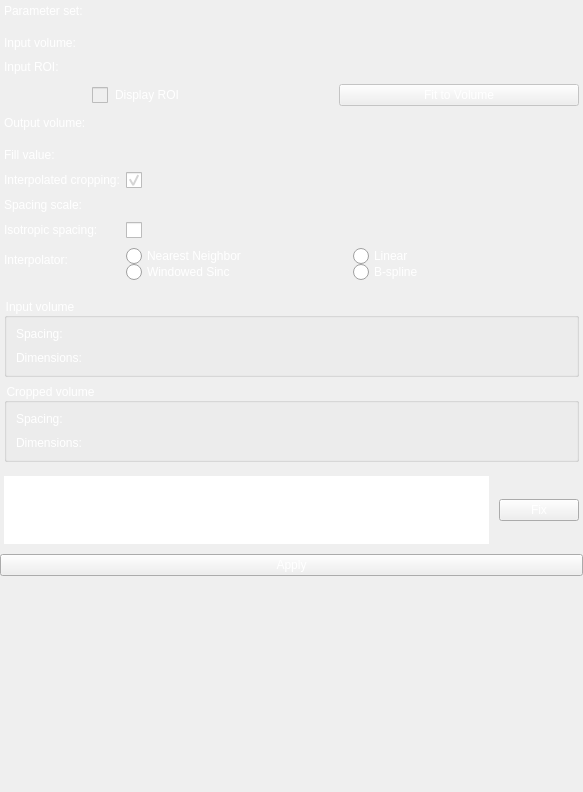
 <widget class="qSlicerWidget" name="qSlicerCropVolumeModuleWidget">
  <property name="geometry">
   <rect>
    <x>0</x>
    <y>0</y>
    <width>583</width>
    <height>792</height>
   </rect>
  </property>
  <property name="windowTitle">
   <string>Crop Volume</string>
  </property>
  <property name="styleSheet">
   <string notr="true">QComboBox {
	color: rgb(255, 255, 255);
    background: #191925;
	border: 1px solid #5c5c74;
	font: 10pt &quot;Microsoft YaHei&quot;;
	height: 21px;
}

QComboBox QAbstractItemView {
    outline: 0px solid gray;     
    color: rgb(255, 255, 255);
    background-color: rgb(60, 60, 90);   
    selection-background-color: rgb(105, 135, 213);  
}

QComboBox QAbstractItemView::item:hover {
    color: rgb(255, 255, 255);
    background-color: rgb(105, 135, 213);
}

QComboBox QAbstractItemView::item:selected {
    color: rgb(255, 255, 255);
    background-color: rgb(105, 135, 213);
}

QComboBox:hover{
	background-color: rgb(105, 135, 213);
}

QComboBox::drop-down {
	subcontrol-origin: padding;
    subcontrol-position: top right;
    /*width: 20px;*/
 	
    /*border-left-width: 1px;
    border-left-color: darkgray;
    border-left-style: solid;*/ /* just a single line */
    border-top-right-radius: 3px; /* same radius as the QComboBox */
    border-bottom-right-radius: 3px;
}

QComboBox::down-arrow {
	image: url(:/Icons/comboBoxDown1.png);
}

QSpinBox {
	/* 为箭头保留空间 */
	/*padding-right:20px;*/
	color: rgb(255, 255, 255);
	background: #1a1a26;
	border: 1px solid #5c5c74;
	font: 10pt &quot;Microsoft YaHei&quot;;
	min-height:21px;
	max-height:21px;
}

/* 向上按钮 */
QSpinBox::up-button {
	subcontrol-origin:border;
	subcontrol-position:top right;
	width:16px;
	border-width:1px;
}

QSpinBox::up-button:hover {
	background-color: rgb(105, 135, 213);
}

QSpinBox::down-button {
	subcontrol-origin:border;
	subcontrol-position:bottom right;
	width:16px;
	border-width:1px;
	border-top-width:0;
}

/* 向下按钮 */
QSpinBox::down-button:hover {
	background-color: rgb(105, 135, 213);
}

/* 向下按钮里的小箭头 */
QSpinBox::down-arrow {
	image:url(:/Icons/SpinboxDown.png);
	width:7px;
	height:4px;
}

/* 向上按钮里的小箭头 */
QSpinBox::up-arrow {
	image:url(:/Icons/SpinboxUp.png);
	width:7px;
	height:4px;
}


QDoubleSpinBox {
	/* 为箭头保留空间 */
	padding-right:20px;
	background: #1a1a26;
	border: 1px solid #5c5c74;
	color: rgb(255, 255, 255);

	min-height:21px;
	max-height:21px;
}

/* 向上按钮 */
QDoubleSpinBox::up-button {
	subcontrol-origin:border;
	subcontrol-position:top right;
	width:16px;
	border-width:1px;
}

QDoubleSpinBox::up-button:hover {
	background-color: rgb(105, 135, 213);
}

QDoubleSpinBox::down-button {
	subcontrol-origin:border;
	subcontrol-position:bottom right;
	width:16px;
	border-width:1px;
	border-top-width:0;
}

/* 向下按钮 */
QDoubleSpinBox::down-button:hover {
	background-color: rgb(105, 135, 213);
}

/* 向下按钮里的小箭头 */
QDoubleSpinBox::down-arrow {
	image:url(:/Icons/SpinboxDown.png);
	width:7px;
	height:4px;
}

/* 向上按钮里的小箭头 */
QDoubleSpinBox::up-arrow {
	image:url(:/Icons/SpinboxUp.png);
	width:7px;
	height:4px;
}


QRadioButton {
    spacing: 5px;
    font: 12pt &quot;Microsoft YaHei&quot;; 
	color: rgb(255, 255, 255);
}
 
QRadioButton::indicator {  
    width: 16px;
    height: 16px;
}
 
QRadioButton::indicator:checked {  
	image: url(:/Icons/RadioButtonSg1.png);
}
 
QRadioButton::indicator:unchecked {  
    image: url(:/Icons/RadioButtonSg.png);
}

QTableView
{
    alternate-background-color:#e3edf9;
    gridline-color: #5c5c74;
	background: #191925;
	border: 1px solid #5c5c74;
	selection-background-color: #6987d5;
	font: 11pt &quot;Microsoft YaHei&quot;;
	color: rgb(255, 255, 255);
}
 
QHeaderView::section
{
    background: #191925;
	border: 1px solid #5c5c74;
	background-color:transparent
}

QTreeView
{
	background: #191925;
}

QTreeView::item{
	height: 26;
	alternate-background-color:#e3edf9;
	gridline-color: #5c5c74;
	selection-background-color: #6987d5;
	font: 11pt &quot;Microsoft YaHei&quot;;
	color: rgb(255, 255, 255);
} 

QSlider::groove:horizontal {
	border: 1px solid #41507D;
	background: #41507D;
	height:	2px;
	margin: 0px 0;
	left: 5px; right: 5px;
}

QSlider::handle:horizontal {
	border: 0px ;
	width: 10px;
	margin: -7px -7px -7px -7px;
	background: #e6edff;
}

QSlider::add-page:horizontal{
	background: #41507d;
	min-height: 2px;
	max-height: 2px;

}

QSlider::sub-page:horizontal{
	background: #6987d5;
	min-height: 2px;
	max-height: 2px; 
}

QCheckBox {
	color: rgb(255, 255, 255);
    spacing: 7px;/*复选框文本与勾选框（就是左边的勾选小框框，自己瞎叫的）的距离*/
}

QCheckBox::indicator {
    width: 16px;/*勾选框的大小*/
    height: 16px;
}
/*勾选框未选中时的图像*/
QCheckBox::indicator:unchecked {
    image: url(:/Icons/CheckBoxImage1.png);
}

/*勾选框选中时的图像*/
QCheckBox::indicator:checked {
    image: url(:/Icons/CheckBoxImage.png);
}

QWidget{
	color: #ffffff;
	font: 10pt &quot;Microsoft YaHei&quot;;
}

</string>
  </property>
  <layout class="QVBoxLayout" name="verticalLayout">
   <property name="spacing">
    <number>10</number>
   </property>
   <property name="leftMargin">
    <number>0</number>
   </property>
   <property name="topMargin">
    <number>0</number>
   </property>
   <property name="rightMargin">
    <number>0</number>
   </property>
   <property name="bottomMargin">
    <number>0</number>
   </property>
   <item>
    <widget class="ctkCollapsibleButton" name="ParameterSetCollapsibleButton" native="true">
     <property name="sizePolicy">
      <sizepolicy hsizetype="Minimum" vsizetype="Maximum">
       <horstretch>0</horstretch>
       <verstretch>0</verstretch>
      </sizepolicy>
     </property>
     <property name="text" stdset="0">
      <string>Crop Volume</string>
     </property>
     <property name="collapsedHeight" stdset="0">
      <number>6</number>
     </property>
     <layout class="QFormLayout" name="parametersFormLayout_3">
      <property name="fieldGrowthPolicy">
       <enum>QFormLayout::AllNonFixedFieldsGrow</enum>
      </property>
      <property name="verticalSpacing">
       <number>6</number>
      </property>
      <property name="leftMargin">
       <number>4</number>
      </property>
      <property name="topMargin">
       <number>4</number>
      </property>
      <property name="rightMargin">
       <number>4</number>
      </property>
      <property name="bottomMargin">
       <number>4</number>
      </property>
      <item row="0" column="0">
       <widget class="QLabel" name="ParameterNodeLabel">
        <property name="text">
         <string>Parameter set:</string>
        </property>
       </widget>
      </item>
      <item row="0" column="1">
       <widget class="qMRMLNodeComboBox" name="ParametersNodeComboBox" native="true">
        <property name="sizePolicy">
         <sizepolicy hsizetype="Expanding" vsizetype="Preferred">
          <horstretch>0</horstretch>
          <verstretch>0</verstretch>
         </sizepolicy>
        </property>
        <property name="nodeTypes" stdset="0">
         <stringlist>
          <string>vtkMRMLCropVolumeParametersNode</string>
         </stringlist>
        </property>
        <property name="showHidden" stdset="0">
         <bool>true</bool>
        </property>
        <property name="noneEnabled" stdset="0">
         <bool>true</bool>
        </property>
        <property name="addEnabled" stdset="0">
         <bool>true</bool>
        </property>
        <property name="renameEnabled" stdset="0">
         <bool>true</bool>
        </property>
       </widget>
      </item>
     </layout>
    </widget>
   </item>
   <item>
    <widget class="ctkCollapsibleButton" name="InputOutputCollapsibleButton" native="true">
     <property name="sizePolicy">
      <sizepolicy hsizetype="Minimum" vsizetype="Maximum">
       <horstretch>0</horstretch>
       <verstretch>0</verstretch>
      </sizepolicy>
     </property>
     <property name="text" stdset="0">
      <string>IO</string>
     </property>
     <property name="collapsedHeight" stdset="0">
      <number>6</number>
     </property>
     <layout class="QFormLayout" name="parametersFormLayout">
      <property name="fieldGrowthPolicy">
       <enum>QFormLayout::AllNonFixedFieldsGrow</enum>
      </property>
      <property name="verticalSpacing">
       <number>10</number>
      </property>
      <property name="leftMargin">
       <number>4</number>
      </property>
      <property name="topMargin">
       <number>4</number>
      </property>
      <property name="rightMargin">
       <number>4</number>
      </property>
      <property name="bottomMargin">
       <number>4</number>
      </property>
      <item row="0" column="0">
       <widget class="QLabel" name="InputVolumeLabel">
        <property name="text">
         <string>Input volume:</string>
        </property>
       </widget>
      </item>
      <item row="0" column="1">
       <widget class="qMRMLNodeComboBox" name="InputVolumeComboBox" native="true">
        <property name="sizePolicy">
         <sizepolicy hsizetype="Expanding" vsizetype="Preferred">
          <horstretch>0</horstretch>
          <verstretch>0</verstretch>
         </sizepolicy>
        </property>
        <property name="nodeTypes" stdset="0">
         <stringlist>
          <string>vtkMRMLScalarVolumeNode</string>
         </stringlist>
        </property>
        <property name="noneEnabled" stdset="0">
         <bool>false</bool>
        </property>
        <property name="addEnabled" stdset="0">
         <bool>false</bool>
        </property>
        <property name="renameEnabled" stdset="0">
         <bool>true</bool>
        </property>
       </widget>
      </item>
      <item row="1" column="0">
       <widget class="QLabel" name="InputROILabel">
        <property name="text">
         <string>Input ROI:</string>
        </property>
       </widget>
      </item>
      <item row="1" column="1">
       <widget class="qMRMLNodeComboBox" name="InputROIComboBox" native="true">
        <property name="sizePolicy">
         <sizepolicy hsizetype="Expanding" vsizetype="Preferred">
          <horstretch>0</horstretch>
          <verstretch>0</verstretch>
         </sizepolicy>
        </property>
        <property name="nodeTypes" stdset="0">
         <stringlist>
          <string>vtkMRMLAnnotationROINode</string>
         </stringlist>
        </property>
        <property name="baseName" stdset="0">
         <string>Crop Volume ROI</string>
        </property>
        <property name="noneEnabled" stdset="0">
         <bool>false</bool>
        </property>
        <property name="editEnabled" stdset="0">
         <bool>true</bool>
        </property>
        <property name="renameEnabled" stdset="0">
         <bool>true</bool>
        </property>
        <property name="noneDisplay" stdset="0">
         <string>Select region of interest</string>
        </property>
       </widget>
      </item>
      <item row="2" column="1">
       <layout class="QHBoxLayout" name="horizontalLayout_4">
        <property name="spacing">
         <number>6</number>
        </property>
        <property name="bottomMargin">
         <number>0</number>
        </property>
        <item>
         <widget class="ctkCheckBox" name="VisibilityButton">
          <property name="enabled">
           <bool>false</bool>
          </property>
          <property name="text">
           <string>Display ROI</string>
          </property>
          <property name="indicatorIcon" stdset="0">
           <iconset resource="../../../../../Libs/MRML/Widgets/Resources/qMRMLWidgets.qrc">
            <normaloff>:/Icons/VisibleOn.png</normaloff>
            <normalon>:/Icons/VisibleOff.png</normalon>:/Icons/VisibleOn.png</iconset>
          </property>
          <property name="indicatorIconSize" stdset="0">
           <size>
            <width>21</width>
            <height>21</height>
           </size>
          </property>
         </widget>
        </item>
        <item>
         <widget class="QPushButton" name="ROIFitPushButton">
          <property name="enabled">
           <bool>false</bool>
          </property>
          <property name="text">
           <string>Fit to Volume</string>
          </property>
          <property name="icon">
           <iconset resource="../../../../../Libs/MRML/Widgets/Resources/qMRMLWidgets.qrc">
            <normaloff>:/Icons/ViewCenter.png</normaloff>:/Icons/ViewCenter.png</iconset>
          </property>
         </widget>
        </item>
       </layout>
      </item>
      <item row="3" column="0">
       <widget class="QLabel" name="OutputVolumeLabel">
        <property name="text">
         <string>Output volume:</string>
        </property>
       </widget>
      </item>
      <item row="3" column="1">
       <widget class="qMRMLNodeComboBox" name="OutputVolumeComboBox" native="true">
        <property name="sizePolicy">
         <sizepolicy hsizetype="Expanding" vsizetype="Preferred">
          <horstretch>0</horstretch>
          <verstretch>0</verstretch>
         </sizepolicy>
        </property>
        <property name="nodeTypes" stdset="0">
         <stringlist>
          <string>vtkMRMLScalarVolumeNode</string>
         </stringlist>
        </property>
        <property name="baseName" stdset="0">
         <string>Cropped volume</string>
        </property>
        <property name="noneEnabled" stdset="0">
         <bool>true</bool>
        </property>
        <property name="addEnabled" stdset="0">
         <bool>true</bool>
        </property>
        <property name="renameEnabled" stdset="0">
         <bool>true</bool>
        </property>
        <property name="noneDisplay" stdset="0">
         <string>Create new volume</string>
        </property>
       </widget>
      </item>
     </layout>
    </widget>
   </item>
   <item>
    <widget class="ctkCollapsibleButton" name="InterpolationOptionsCollapsibleButton" native="true">
     <property name="sizePolicy">
      <sizepolicy hsizetype="Minimum" vsizetype="Maximum">
       <horstretch>0</horstretch>
       <verstretch>0</verstretch>
      </sizepolicy>
     </property>
     <property name="text" stdset="0">
      <string>Advanced</string>
     </property>
     <property name="collapsed" stdset="0">
      <bool>false</bool>
     </property>
     <property name="collapsedHeight" stdset="0">
      <number>6</number>
     </property>
     <layout class="QFormLayout" name="parametersFormLayout_2">
      <property name="fieldGrowthPolicy">
       <enum>QFormLayout::AllNonFixedFieldsGrow</enum>
      </property>
      <property name="verticalSpacing">
       <number>10</number>
      </property>
      <property name="leftMargin">
       <number>4</number>
      </property>
      <property name="topMargin">
       <number>4</number>
      </property>
      <property name="rightMargin">
       <number>4</number>
      </property>
      <property name="bottomMargin">
       <number>4</number>
      </property>
      <item row="1" column="0">
       <widget class="QLabel" name="IsotropicOutputVoxelLabel_2">
        <property name="text">
         <string>Interpolated cropping:</string>
        </property>
       </widget>
      </item>
      <item row="1" column="1">
       <widget class="QCheckBox" name="InterpolationEnabledCheckBox">
        <property name="toolTip">
         <string>Interpolate and pad the input volume to make the output image exactly the size of the ROI, with the requested spacing.</string>
        </property>
        <property name="text">
         <string/>
        </property>
        <property name="checked">
         <bool>true</bool>
        </property>
        <property name="tristate">
         <bool>false</bool>
        </property>
       </widget>
      </item>
      <item row="2" column="0">
       <widget class="QLabel" name="InputSpacingScalingConstantLabel">
        <property name="toolTip">
         <string>The voxel spacing in the output volume will be scaled by this value. Values larger than 1.0 will make the cropped volume lower resolution than the input volume. Values smaller than 1.0 will make the cropped volume higher resolution than the input volume.</string>
        </property>
        <property name="text">
         <string>Spacing scale:</string>
        </property>
       </widget>
      </item>
      <item row="2" column="1">
       <widget class="ctkDoubleSpinBox" name="SpacingScalingSpinBox" native="true">
        <property name="toolTip">
         <string>The voxel spacing in the output volume will be scaled by this value. Values larger than 1.0 will make the cropped volume lower resolution than the input volume. Values smaller than 1.0 will make the cropped volume higher resolution than the input volume.</string>
        </property>
        <property name="suffix" stdset="0">
         <string>x</string>
        </property>
        <property name="singleStep" stdset="0">
         <double>0.100000000000000</double>
        </property>
        <property name="value" stdset="0">
         <double>1.000000000000000</double>
        </property>
       </widget>
      </item>
      <item row="3" column="0">
       <widget class="QLabel" name="IsotropicOutputVoxelLabel">
        <property name="text">
         <string>Isotropic spacing:</string>
        </property>
       </widget>
      </item>
      <item row="3" column="1">
       <widget class="QCheckBox" name="IsotropicCheckbox">
        <property name="text">
         <string/>
        </property>
        <property name="checked">
         <bool>false</bool>
        </property>
        <property name="tristate">
         <bool>false</bool>
        </property>
       </widget>
      </item>
      <item row="4" column="0">
       <widget class="QLabel" name="InterpolatorLabel">
        <property name="text">
         <string>Interpolator:</string>
        </property>
       </widget>
      </item>
      <item row="4" column="1">
       <layout class="QGridLayout" name="gridLayout_3">
        <item row="1" column="1">
         <widget class="QRadioButton" name="BSRadioButton">
          <property name="toolTip">
           <string>High quality, slow</string>
          </property>
          <property name="text">
           <string>B-spline</string>
          </property>
         </widget>
        </item>
        <item row="0" column="0">
         <widget class="QRadioButton" name="NNRadioButton">
          <property name="toolTip">
           <string>Low quality, fastest</string>
          </property>
          <property name="text">
           <string>Nearest Neighbor</string>
          </property>
         </widget>
        </item>
        <item row="0" column="1">
         <widget class="QRadioButton" name="LinearRadioButton">
          <property name="toolTip">
           <string>Medium quality, medium speed</string>
          </property>
          <property name="text">
           <string>Linear</string>
          </property>
         </widget>
        </item>
        <item row="1" column="0">
         <widget class="QRadioButton" name="WSRadioButton">
          <property name="toolTip">
           <string>High quality, slow</string>
          </property>
          <property name="text">
           <string>Windowed Sinc</string>
          </property>
         </widget>
        </item>
       </layout>
      </item>
      <item row="0" column="0">
       <widget class="QLabel" name="FillValueLabel">
        <property name="text">
         <string>Fill value:</string>
        </property>
       </widget>
      </item>
      <item row="0" column="1">
       <widget class="ctkDoubleSpinBox" name="FillValueSpinBox" native="true">
        <property name="toolTip">
         <string>Voxel values outside the input volume will be filled with this value</string>
        </property>
        <property name="minimum" stdset="0">
         <double>-65536.000000000000000</double>
        </property>
        <property name="maximum" stdset="0">
         <double>65535.000000000000000</double>
        </property>
        <property name="singleStep" stdset="0">
         <double>10.000000000000000</double>
        </property>
       </widget>
      </item>
     </layout>
    </widget>
   </item>
   <item>
    <widget class="ctkCollapsibleButton" name="VolumeInformationCollapsibleButton" native="true">
     <property name="sizePolicy">
      <sizepolicy hsizetype="Minimum" vsizetype="Maximum">
       <horstretch>0</horstretch>
       <verstretch>0</verstretch>
      </sizepolicy>
     </property>
     <property name="text" stdset="0">
      <string>Volume information</string>
     </property>
     <property name="collapsed" stdset="0">
      <bool>true</bool>
     </property>
     <property name="collapsedHeight" stdset="0">
      <number>6</number>
     </property>
     <layout class="QVBoxLayout" name="verticalLayout_3">
      <property name="leftMargin">
       <number>4</number>
      </property>
      <property name="topMargin">
       <number>4</number>
      </property>
      <property name="rightMargin">
       <number>4</number>
      </property>
      <property name="bottomMargin">
       <number>4</number>
      </property>
      <item>
       <widget class="QGroupBox" name="InputVolumeInfoGroupBox">
        <property name="title">
         <string>Input volume</string>
        </property>
        <layout class="QGridLayout" name="gridLayout">
         <property name="verticalSpacing">
          <number>10</number>
         </property>
         <item row="1" column="1">
          <widget class="qMRMLCoordinatesWidget" name="InputDimensionsWidget" native="true">
           <property name="enabled">
            <bool>false</bool>
           </property>
           <property name="toolTip">
            <string>Output volume dimension after cropping</string>
           </property>
           <property name="decimals" stdset="0">
            <number>0</number>
           </property>
           <property name="minimum" stdset="0">
            <double>0.000000000000000</double>
           </property>
           <property name="maximum" stdset="0">
            <double>1000000.000000000000000</double>
           </property>
           <property name="coordinates" stdset="0">
            <string>0,0,0</string>
           </property>
          </widget>
         </item>
         <item row="0" column="1">
          <widget class="qMRMLCoordinatesWidget" name="InputSpacingWidget" native="true">
           <property name="enabled">
            <bool>false</bool>
           </property>
           <property name="toolTip">
            <string>Output volume spacing after cropping</string>
           </property>
           <property name="decimals" stdset="0">
            <number>4</number>
           </property>
           <property name="minimum" stdset="0">
            <double>0.000000000000000</double>
           </property>
           <property name="maximum" stdset="0">
            <double>1000000000.000000000000000</double>
           </property>
           <property name="coordinates" stdset="0">
            <string>0,0,0</string>
           </property>
           <property name="quantity" stdset="0">
            <string>length</string>
           </property>
          </widget>
         </item>
         <item row="1" column="0">
          <widget class="QLabel" name="InputDimensionsLabel">
           <property name="text">
            <string>Dimensions:</string>
           </property>
          </widget>
         </item>
         <item row="0" column="0">
          <widget class="QLabel" name="InputSpacingLabel">
           <property name="text">
            <string>Spacing:</string>
           </property>
          </widget>
         </item>
        </layout>
       </widget>
      </item>
      <item>
       <widget class="QGroupBox" name="OutputVolumeInfoGroupBox">
        <property name="title">
         <string>Cropped volume</string>
        </property>
        <layout class="QGridLayout" name="gridLayout_2">
         <property name="verticalSpacing">
          <number>10</number>
         </property>
         <item row="1" column="1">
          <widget class="qMRMLCoordinatesWidget" name="CroppedDimensionsWidget" native="true">
           <property name="enabled">
            <bool>false</bool>
           </property>
           <property name="toolTip">
            <string>Output volume dimension after cropping</string>
           </property>
           <property name="decimals" stdset="0">
            <number>0</number>
           </property>
           <property name="minimum" stdset="0">
            <double>0.000000000000000</double>
           </property>
           <property name="maximum" stdset="0">
            <double>1000000.000000000000000</double>
           </property>
           <property name="coordinates" stdset="0">
            <string>0,0,0</string>
           </property>
          </widget>
         </item>
         <item row="0" column="1">
          <widget class="qMRMLCoordinatesWidget" name="CroppedSpacingWidget" native="true">
           <property name="enabled">
            <bool>false</bool>
           </property>
           <property name="toolTip">
            <string>Output volume spacing after cropping</string>
           </property>
           <property name="decimals" stdset="0">
            <number>4</number>
           </property>
           <property name="minimum" stdset="0">
            <double>0.000000000000000</double>
           </property>
           <property name="maximum" stdset="0">
            <double>1000000000.000000000000000</double>
           </property>
           <property name="coordinates" stdset="0">
            <string>0,0,0</string>
           </property>
           <property name="quantity" stdset="0">
            <string>length</string>
           </property>
          </widget>
         </item>
         <item row="0" column="0">
          <widget class="QLabel" name="CroppedSpacingLabel">
           <property name="text">
            <string>Spacing:</string>
           </property>
          </widget>
         </item>
         <item row="1" column="0">
          <widget class="QLabel" name="CroppedDimensionsLabel">
           <property name="text">
            <string>Dimensions:</string>
           </property>
          </widget>
         </item>
        </layout>
       </widget>
      </item>
     </layout>
    </widget>
   </item>
   <item>
    <layout class="QHBoxLayout" name="horizontalLayout">
     <property name="leftMargin">
      <number>4</number>
     </property>
     <property name="rightMargin">
      <number>4</number>
     </property>
     <item>
      <widget class="ctkFittedTextBrowser" name="InputErrorLabel">
       <property name="sizePolicy">
        <sizepolicy hsizetype="Ignored" vsizetype="Preferred">
         <horstretch>1</horstretch>
         <verstretch>0</verstretch>
        </sizepolicy>
       </property>
       <property name="frameShape">
        <enum>QFrame::NoFrame</enum>
       </property>
       <property name="lineWrapMode">
        <enum>QTextEdit::WidgetWidth</enum>
       </property>
      </widget>
     </item>
     <item>
      <widget class="QPushButton" name="InputErrorFixButton">
       <property name="text">
        <string>Fix</string>
       </property>
      </widget>
     </item>
    </layout>
   </item>
   <item>
    <widget class="QPushButton" name="CropButton">
     <property name="sizePolicy">
      <sizepolicy hsizetype="Preferred" vsizetype="Preferred">
       <horstretch>0</horstretch>
       <verstretch>0</verstretch>
      </sizepolicy>
     </property>
     <property name="text">
      <string>Apply</string>
     </property>
    </widget>
   </item>
   <item>
    <spacer name="verticalSpacer">
     <property name="orientation">
      <enum>Qt::Vertical</enum>
     </property>
     <property name="sizeHint" stdset="0">
      <size>
       <width>20</width>
       <height>40</height>
      </size>
     </property>
    </spacer>
   </item>
  </layout>
 </widget>
